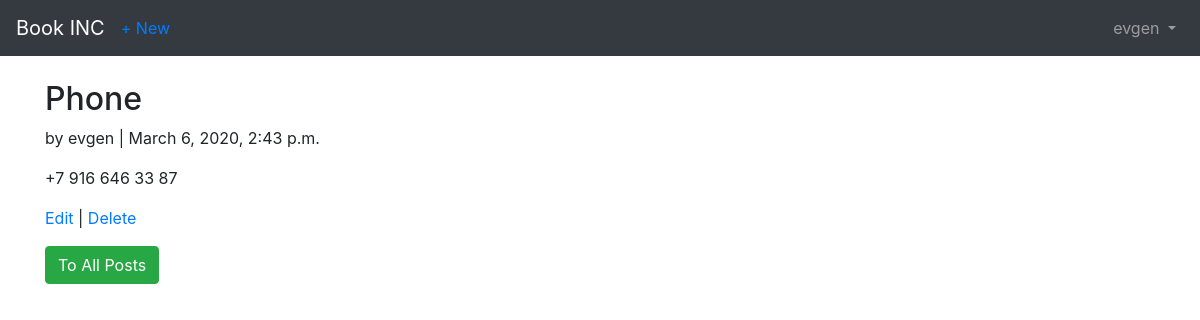
Page /posts/2/ (signed in) on the committed database.
### users/models.py (models this page shows)
class CustomUser(AbstractUser):
  age = models.PositiveIntegerField(null = True, blank = True)

### posts/models.py (models this page shows, shortened)
class Post(models.Model):
  title = models.CharField(max_length=100)
  body = models.TextField()
  date = models.DateTimeField(auto_now_add=True)
  author = models.ForeignKey(
    get_user_model(),
    on_delete= models.CASCADE,
  )

### posts/views.py (the view)
# urls.py: path('<int:pk>/', PostDetailView.as_view(), name='post_detail'),
class PostDetailView(LoginRequiredMixin, DetailView):
  model = Post
  template_name = 'posts/post_detail.html'
  context_object_name = 'post'
  login_url = 'login'

### templates/posts/post_detail.html
{% extends 'base.html' %}
{% block content %}
  <div class="article-entry">
    <h2>{{post.title}}</h2>
    <p> by {{post.author}} | {{post.date}}</p>
    <p>{{post.body}}</p>
  </div>
  <p>
    <a href="{% url 'post_edit' post.pk %}">Edit</a>
    |
    <a href="{% url 'post_delete' post.pk %}">Delete</a>
  </p>
  <a href="{% url 'posts_list' %}">
    <button class="btn btn-success" type="submit">
      To All Posts
    </button>
  </a>
{% endblock content %}

### templates/base.html (shortened to what this page needs)
<!doctype html>
<html lang="en">
<head>
<link rel="stylesheet"
href="https://stackpath.bootstrapcdn.com/bootstrap/4.1.3/css/\
bootstrap.min.css"
integrity="sha384-MCw98/SFnGE8fJT3GXwEOngsV7Zt27NXFoaoApmYm81i\
uXoPkFOJwJ8ERdknLPMO"
crossorigin="anonymous">
</head>
<body>
<nav class="navbar navbar-expand-md navbar-dark bg-dark mb-4">
  <a class="navbar-brand" href="{% url 'home' %}">Book INC</a>
    {% if user.is_authenticated %}
      <ul class="navbar-nav mr-auto">
        <li class="nav-item">
          <a href="{% url 'post_new' %}">
            + New
          </a>
        </li>
      </ul>
    {% endif %}
<div class="collapse navbar-collapse" id="navbarCollapse">
{% if user.is_authenticated %}
<ul class="navbar-nav ml-auto">
<li class="nav-item">
<a class="nav-link dropdown-toggle" href="#" id="userMenu"
data-toggle="dropdown" aria-haspopup="true"
aria-expanded="false">
{{ user.username }}
</a>
</li>
</ul>
{% endif %}
</div>
</nav>
<div class="container">
{% block content %}
{% endblock content %}
</div>
</body>
</html>

### rows in the picture
CustomUser: username "evgen"
Post: title "Phone", author "evgen", date "March 6, 2020, 2:43 p.m.", body "+7 916 646 33 87"
